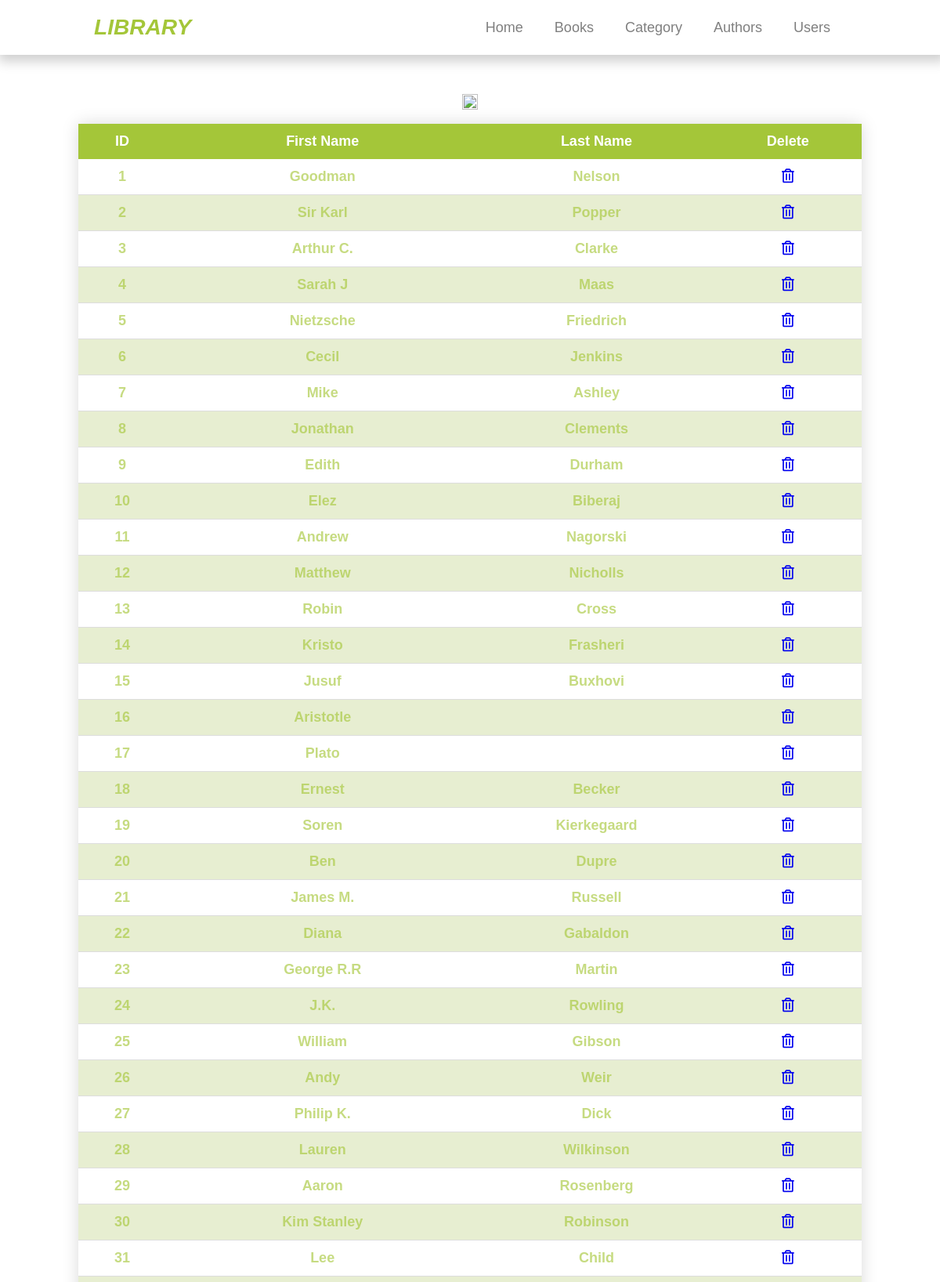
The page /authors.php (upper part) on the database its author committed.
### tables this page shows
CREATE TABLE `authors` (
  `author_ID` int(11) NOT NULL,
  `first_name` varchar(50) NOT NULL,
  `last_name` varchar(50) DEFAULT NULL
);

### authors.php (the view, shortened to what this page needs)
<?php
include "header.php";
?>
<section class="list-entity container">
    <div class="image">
        <img src="img/library6.png" alt="" style='width:100%;height:60%'>
    </div>
    <table class="styled-table">
        <thead>
        <tr>
        <th>ID</th>
            <th>First Name</th>
            <th>Last Name</th>
            <th>Delete</th>
        </tr>
        </thead>
        <tbody>
            <?php
            $sql="SELECT * FROM Authors";
            $kategorit=mysqli_query($dbconn,$sql);
            if($kategorit){
                while ($kategori =mysqli_fetch_assoc($kategorit)) {
                    $kid=$kategori['author_ID'];
                    echo "<tr class='active-row'>";
                    echo "<td>". $kategori['author_ID'] . "</td>";
                    echo "<td>". $kategori['first_name'] . "</td>";
                    echo "<td>". $kategori['last_name'] . "</td>";
                    echo "<td><a href='deleteAuthor.php?kid={$kid}'>
                    <i class='far fa-trash-alt'></i></a></td>";
                    echo "</tr>";
                }
            }
            ?>
    </table>
</section>
<?php
include "footer.php";
?>

### style.css (style rules this page uses)
* { margin: 0; padding: 0; }
html, body { font-size: 15px; font-family: sans-serif; margin: 0; padding: 0; }
.container { width: 80%; margin: 0 auto; }
.list-entity, .section-shto-modifiko { margin-top: 50px!important; margin: 10px auto; display: flex; flex-direction: column; justify-content: center; align-items: center; }
.image img { width: 1000px; height: 350px; object-fit: cover; }
.image { position: relative; z-index: 5; }
.styled-table { border-collapse: collapse; margin: 15px 0; font-size: 18px; font-family: sans-serif; min-width: 1000px; width: 100%; box-shadow: 0 0 20px rgba(0, 0, 0, 0.15); }
.styled-table thead tr { background-color: #a4c639; color: #ffffff; text-align: center; }
.styled-table th, .styled-table td { padding: 12px 15px; text-align: center!important; }
.styled-table tbody tr { border-bottom: 1px solid #dddddd; }
.styled-table tbody tr:nth-of-type(even) { background-color: #9eb9473f; }
.styled-table tbody tr.active-row { font-weight: bold; color: #a5c639a2; }
.kategorite .styled-table th, .styled-table td { text-align: left; }

### rows shown on the page
authors: author_ID "1", first_name "Goodman", last_name "Nelson"
authors: author_ID "2", first_name "Sir Karl", last_name "Popper"
authors: author_ID "3", first_name "Arthur C.", last_name "Clarke"
authors: author_ID "4", first_name "Sarah J", last_name "Maas"
authors: author_ID "5", first_name "Nietzsche", last_name "Friedrich"
authors: author_ID "6", first_name "Cecil", last_name "Jenkins"
authors: author_ID "7", first_name "Mike", last_name "Ashley"
authors: author_ID "8", first_name "Jonathan", last_name "Clements"
authors: author_ID "9", first_name "Edith", last_name "Durham"
authors: author_ID "10", first_name "Elez", last_name "Biberaj"
authors: author_ID "11", first_name "Andrew", last_name "Nagorski"
authors: author_ID "12", first_name "Matthew", last_name "Nicholls"
authors: author_ID "13", first_name "Robin", last_name "Cross"
authors: author_ID "14", first_name "Kristo", last_name "Frasheri"
authors: author_ID "15", first_name "Jusuf", last_name "Buxhovi"
authors: author_ID "16", first_name "Aristotle"
authors: author_ID "17", first_name "Plato"
authors: author_ID "18", first_name "Ernest", last_name "Becker"
authors: author_ID "19", first_name "Soren", last_name "Kierkegaard"
authors: author_ID "20", first_name "Ben", last_name "Dupre"
authors: author_ID "21", first_name "James M.", last_name "Russell"
authors: author_ID "22", first_name "Diana", last_name "Gabaldon"
authors: author_ID "23", first_name "George R.R", last_name "Martin"
authors: author_ID "24", first_name "J.K.", last_name "Rowling"
authors: author_ID "25", first_name "William", last_name "Gibson"
authors: author_ID "26", first_name "Andy", last_name "Weir"
authors: author_ID "27", first_name "Philip K.", last_name "Dick"
authors: author_ID "28", first_name "Lauren", last_name "Wilkinson"
authors: author_ID "29", first_name "Aaron", last_name "Rosenberg"
authors: author_ID "30", first_name "Kim Stanley", last_name "Robinson"
authors: author_ID "31", first_name "Lee", last_name "Child"
